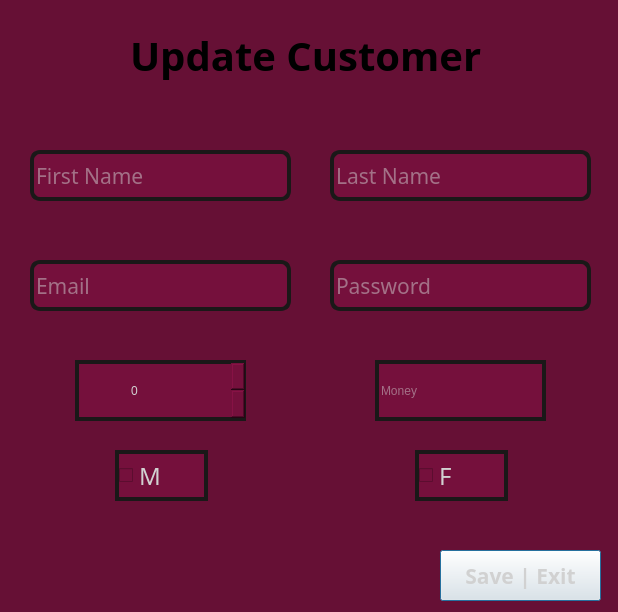
<?xml version="1.0" encoding="UTF-8"?>
<ui version="4.0">
 <class>UpdateCustomerDialog</class>
 <widget class="QDialog" name="UpdateCustomerDialog">
  <property name="geometry">
   <rect>
    <x>0</x>
    <y>0</y>
    <width>618</width>
    <height>612</height>
   </rect>
  </property>
  <property name="windowTitle">
   <string>Dialog</string>
  </property>
  <property name="styleSheet">
   <string notr="true">QDialog {
	background-color: rgb(102, 16, 53);
}
</string>
  </property>
  <widget class="QLineEdit" name="salaryBox">
   <property name="geometry">
    <rect>
     <x>375</x>
     <y>360</y>
     <width>171</width>
     <height>61</height>
    </rect>
   </property>
   <property name="styleSheet">
    <string notr="true">QLineEdit {
	font: 16pt &quot;HP Simpified Jpan&quot;;
	border: 4px solid rgb(26, 24, 24);
	background: rgb(117, 16, 60);
	color: rgb(209, 209, 209);
}</string>
   </property>
   <property name="placeholderText">
    <string>Money</string>
   </property>
  </widget>
  <widget class="QPushButton" name="saveBtn">
   <property name="geometry">
    <rect>
     <x>440</x>
     <y>550</y>
     <width>161</width>
     <height>51</height>
    </rect>
   </property>
   <property name="font">
    <font>
     <family>HP Simplified Jpan</family>
     <pointsize>16</pointsize>
     <bold>true</bold>
    </font>
   </property>
   <property name="styleSheet">
    <string notr="true">QPushButton {
background: '#75103c';
color: rgb(209, 209, 209);
border: 4px solid '#1a1818';
}

QPushButton::hover {
background-color: rgb(84, 13, 43);
}</string>
   </property>
   <property name="text">
    <string>Save | Exit</string>
   </property>
  </widget>
  <widget class="QCheckBox" name="femaleBox">
   <property name="geometry">
    <rect>
     <x>415</x>
     <y>450</y>
     <width>93</width>
     <height>51</height>
    </rect>
   </property>
   <property name="font">
    <font>
     <family>HP Simplified Jpan</family>
     <pointsize>18</pointsize>
    </font>
   </property>
   <property name="styleSheet">
    <string notr="true">QCheckBox {
	border: 4px solid rgb(26, 24, 24);
	background: rgb(117, 16, 60);
	color: rgb(209, 209, 209);
}</string>
   </property>
   <property name="text">
    <string>F</string>
   </property>
  </widget>
  <widget class="QLineEdit" name="passBox">
   <property name="geometry">
    <rect>
     <x>330</x>
     <y>260</y>
     <width>261</width>
     <height>51</height>
    </rect>
   </property>
   <property name="font">
    <font>
     <family>HP Simpified Jpan</family>
     <pointsize>16</pointsize>
     <italic>false</italic>
     <bold>false</bold>
    </font>
   </property>
   <property name="styleSheet">
    <string notr="true">QLineEdit {
	font: 16pt &quot;HP Simpified Jpan&quot;;
	border: 4px solid rgb(26, 24, 24);
	border-radius: 10px;
	background: rgb(117, 16, 60);
	color: rgb(209, 209, 209);
}</string>
   </property>
   <property name="placeholderText">
    <string>Password</string>
   </property>
  </widget>
  <widget class="QLineEdit" name="firstNameBox">
   <property name="geometry">
    <rect>
     <x>30</x>
     <y>150</y>
     <width>261</width>
     <height>51</height>
    </rect>
   </property>
   <property name="font">
    <font>
     <family>HP Simpified Jpan</family>
     <pointsize>16</pointsize>
     <italic>false</italic>
     <bold>false</bold>
    </font>
   </property>
   <property name="styleSheet">
    <string notr="true">QLineEdit {
	font: 16pt &quot;HP Simpified Jpan&quot;;
	border: 4px solid rgb(26, 24, 24);
	border-radius: 10px;
	background: rgb(117, 16, 60);
	color: rgb(209, 209, 209);
}</string>
   </property>
   <property name="placeholderText">
    <string>First Name</string>
   </property>
  </widget>
  <widget class="QLineEdit" name="lastNameBox">
   <property name="geometry">
    <rect>
     <x>330</x>
     <y>150</y>
     <width>261</width>
     <height>51</height>
    </rect>
   </property>
   <property name="font">
    <font>
     <family>HP Simpified Jpan</family>
     <pointsize>16</pointsize>
     <italic>false</italic>
     <bold>false</bold>
    </font>
   </property>
   <property name="styleSheet">
    <string notr="true">QLineEdit {
	font: 16pt &quot;HP Simpified Jpan&quot;;
	border: 4px solid rgb(26, 24, 24);
	border-radius: 10px;
	background: rgb(117, 16, 60);
	color: rgb(209, 209, 209);
}</string>
   </property>
   <property name="placeholderText">
    <string>Last Name</string>
   </property>
  </widget>
  <widget class="QCheckBox" name="maleBox">
   <property name="geometry">
    <rect>
     <x>115</x>
     <y>450</y>
     <width>93</width>
     <height>51</height>
    </rect>
   </property>
   <property name="font">
    <font>
     <family>HP Simplified Jpan</family>
     <pointsize>18</pointsize>
    </font>
   </property>
   <property name="styleSheet">
    <string notr="true">QCheckBox {
	border: 4px solid rgb(26, 24, 24);
	background: rgb(117, 16, 60);
	color: rgb(209, 209, 209);
}</string>
   </property>
   <property name="text">
    <string>M</string>
   </property>
  </widget>
  <widget class="QSpinBox" name="ageBox">
   <property name="geometry">
    <rect>
     <x>75</x>
     <y>360</y>
     <width>171</width>
     <height>61</height>
    </rect>
   </property>
   <property name="styleSheet">
    <string notr="true">QSpinBox {
	border: 4px solid rgb(26, 24, 24);   
	padding-left: 50px;
	padding-top: 4px;
	padding-bottom: 4px;
	font: 700 16pt &quot;Roboto&quot;;
	background: rgb(117, 16, 60);
	color: rgb(209, 209, 209);
}</string>
   </property>
  </widget>
  <widget class="QLineEdit" name="emailBox">
   <property name="geometry">
    <rect>
     <x>30</x>
     <y>260</y>
     <width>261</width>
     <height>51</height>
    </rect>
   </property>
   <property name="font">
    <font>
     <family>HP Simpified Jpan</family>
     <pointsize>16</pointsize>
     <italic>false</italic>
     <bold>false</bold>
    </font>
   </property>
   <property name="styleSheet">
    <string notr="true">QLineEdit {
	font: 16pt &quot;HP Simpified Jpan&quot;;
	border: 4px solid rgb(26, 24, 24);
	border-radius: 10px;
	background: rgb(117, 16, 60);
	color: rgb(209, 209, 209);
}</string>
   </property>
   <property name="placeholderText">
    <string>Email</string>
   </property>
  </widget>
  <widget class="QLabel" name="titleLabel">
   <property name="geometry">
    <rect>
     <x>130</x>
     <y>20</y>
     <width>351</width>
     <height>71</height>
    </rect>
   </property>
   <property name="font">
    <font>
     <family>HP Simplified Jpan</family>
     <pointsize>30</pointsize>
     <bold>true</bold>
    </font>
   </property>
   <property name="styleSheet">
    <string notr="true">QLabel {
color: '#ebebeb';
 background: '#75103c';
 color: '#e8e8e8';
 border: 4px solid '#1a1818';
 border-radius: 15px;
}

QLabel::hover {
background-color: rgb(84, 13, 43);
}</string>
   </property>
   <property name="text">
    <string>Update Customer</string>
   </property>
  </widget>
 </widget>
 <resources/>
 <connections/>
</ui>
